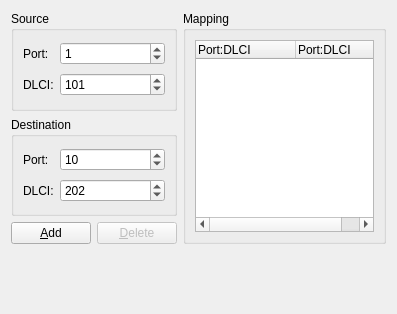
<?xml version="1.0" encoding="UTF-8"?>
<ui version="4.0">
 <class>frameRelaySwitchConfigPageWidget</class>
 <widget class="QWidget" name="frameRelaySwitchConfigPageWidget">
  <property name="geometry">
   <rect>
    <x>0</x>
    <y>0</y>
    <width>397</width>
    <height>314</height>
   </rect>
  </property>
  <property name="windowTitle">
   <string>Frame Relay Switch</string>
  </property>
  <layout class="QGridLayout">
   <item row="0" column="0" colspan="2">
    <widget class="QGroupBox" name="uiFrameRelaySourceGroupBox">
     <property name="sizePolicy">
      <sizepolicy hsizetype="Expanding" vsizetype="Preferred">
       <horstretch>0</horstretch>
       <verstretch>0</verstretch>
      </sizepolicy>
     </property>
     <property name="title">
      <string>Source</string>
     </property>
     <layout class="QGridLayout">
      <item row="0" column="0">
       <widget class="QLabel" name="uiSourcePortLabel">
        <property name="text">
         <string>Port:</string>
        </property>
       </widget>
      </item>
      <item row="0" column="1">
       <widget class="QSpinBox" name="uiSourcePortSpinBox">
        <property name="sizePolicy">
         <sizepolicy hsizetype="Expanding" vsizetype="Fixed">
          <horstretch>0</horstretch>
          <verstretch>0</verstretch>
         </sizepolicy>
        </property>
        <property name="minimum">
         <number>0</number>
        </property>
        <property name="maximum">
         <number>65535</number>
        </property>
        <property name="value">
         <number>1</number>
        </property>
       </widget>
      </item>
      <item row="1" column="0">
       <widget class="QLabel" name="uiSourceDLCILabel">
        <property name="text">
         <string>DLCI:</string>
        </property>
       </widget>
      </item>
      <item row="1" column="1">
       <widget class="QSpinBox" name="uiSourceDLCISpinBox">
        <property name="sizePolicy">
         <sizepolicy hsizetype="Expanding" vsizetype="Fixed">
          <horstretch>0</horstretch>
          <verstretch>0</verstretch>
         </sizepolicy>
        </property>
        <property name="maximum">
         <number>65535</number>
        </property>
        <property name="value">
         <number>101</number>
        </property>
       </widget>
      </item>
     </layout>
    </widget>
   </item>
   <item row="0" column="2" rowspan="3">
    <widget class="QGroupBox" name="uiFrameRelayMappingGroupBox">
     <property name="title">
      <string>Mapping</string>
     </property>
     <layout class="QVBoxLayout">
      <item>
       <widget class="QTreeWidget" name="uiMappingTreeWidget">
        <property name="sizePolicy">
         <sizepolicy hsizetype="Expanding" vsizetype="Expanding">
          <horstretch>0</horstretch>
          <verstretch>0</verstretch>
         </sizepolicy>
        </property>
        <property name="rootIsDecorated">
         <bool>false</bool>
        </property>
        <column>
         <property name="text">
          <string>Port:DLCI</string>
         </property>
        </column>
        <column>
         <property name="text">
          <string>Port:DLCI</string>
         </property>
        </column>
       </widget>
      </item>
     </layout>
    </widget>
   </item>
   <item row="1" column="0" colspan="2">
    <widget class="QGroupBox" name="uiFrameRelayDestinationGroupBox">
     <property name="sizePolicy">
      <sizepolicy hsizetype="Expanding" vsizetype="Preferred">
       <horstretch>0</horstretch>
       <verstretch>0</verstretch>
      </sizepolicy>
     </property>
     <property name="title">
      <string>Destination</string>
     </property>
     <layout class="QGridLayout">
      <item row="0" column="0">
       <widget class="QLabel" name="uiDestinationPortLabel">
        <property name="text">
         <string>Port:</string>
        </property>
       </widget>
      </item>
      <item row="0" column="1">
       <widget class="QSpinBox" name="uiDestinationPortSpinBox">
        <property name="sizePolicy">
         <sizepolicy hsizetype="Expanding" vsizetype="Fixed">
          <horstretch>0</horstretch>
          <verstretch>0</verstretch>
         </sizepolicy>
        </property>
        <property name="minimum">
         <number>0</number>
        </property>
        <property name="maximum">
         <number>65535</number>
        </property>
        <property name="value">
         <number>10</number>
        </property>
       </widget>
      </item>
      <item row="1" column="0">
       <widget class="QLabel" name="uiDestinationDLCILabel">
        <property name="text">
         <string>DLCI:</string>
        </property>
       </widget>
      </item>
      <item row="1" column="1">
       <widget class="QSpinBox" name="uiDestinationDLCISpinBox">
        <property name="sizePolicy">
         <sizepolicy hsizetype="Expanding" vsizetype="Fixed">
          <horstretch>0</horstretch>
          <verstretch>0</verstretch>
         </sizepolicy>
        </property>
        <property name="maximum">
         <number>65535</number>
        </property>
        <property name="value">
         <number>202</number>
        </property>
       </widget>
      </item>
     </layout>
    </widget>
   </item>
   <item row="2" column="0">
    <widget class="QPushButton" name="uiAddPushButton">
     <property name="text">
      <string>&amp;Add</string>
     </property>
    </widget>
   </item>
   <item row="2" column="1">
    <widget class="QPushButton" name="uiDeletePushButton">
     <property name="enabled">
      <bool>false</bool>
     </property>
     <property name="text">
      <string>&amp;Delete</string>
     </property>
    </widget>
   </item>
   <item row="3" column="1" colspan="2">
    <spacer>
     <property name="orientation">
      <enum>Qt::Vertical</enum>
     </property>
     <property name="sizeHint" stdset="0">
      <size>
       <width>20</width>
       <height>20</height>
      </size>
     </property>
    </spacer>
   </item>
  </layout>
 </widget>
 <tabstops>
  <tabstop>uiSourcePortSpinBox</tabstop>
  <tabstop>uiSourceDLCISpinBox</tabstop>
  <tabstop>uiDestinationPortSpinBox</tabstop>
  <tabstop>uiDestinationDLCISpinBox</tabstop>
  <tabstop>uiAddPushButton</tabstop>
  <tabstop>uiDeletePushButton</tabstop>
  <tabstop>uiMappingTreeWidget</tabstop>
 </tabstops>
 <resources/>
 <connections/>
</ui>
